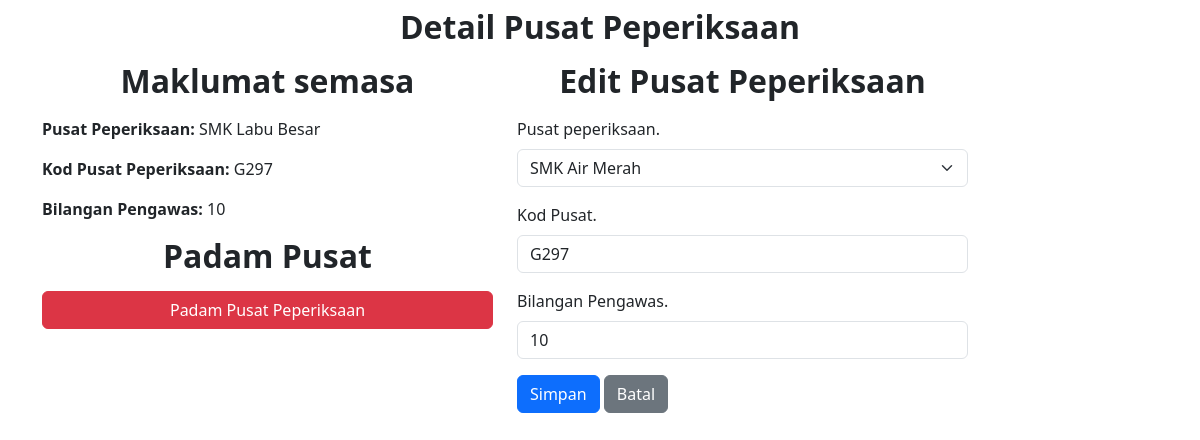
/edit_pusat/19, run on the app's committed database.
### tables this page shows
CREATE TABLE pusat_peperiksaan (
            id_pusat INTEGER PRIMARY KEY AUTOINCREMENT,
            nama_pusat TEXT,
            kod_pusat TEXT,
            bilangan_pengawas INTEGER
        );

### pengawas_exam.py (the view, shortened to what this page needs)
@pengawas.route('/edit_pusat/<int:id_pusat>', methods=['GET', 'POST'])
def edit_pusat(id_pusat):
    conn = sqlite3.connect(DB_FILE)
    cursor = conn.cursor()
    cursor.execute("SELECT * FROM pusat_peperiksaan WHERE id_pusat = ?", (id_pusat,))
    pusat_exam = cursor.fetchone()
    conn.close()
    pusat_exam_dict = {
        'id_pusat': pusat_exam[0],
        'nama_pusat': pusat_exam[1],
        'kod_pusat': pusat_exam[2],
        'bilangan_pengawas': pusat_exam[3]
    }
    sekolah = view_details_guru()
    nama_pusat_exam = sekolah[['nama_sekolah']].drop_duplicates()
    pusat_exam_list = nama_pusat_exam.to_dict(orient='records')
    return render_template('edit_pusat.html', pusat_exam=pusat_exam_dict, list_pusat_exam=pusat_exam_list)

### pengawas_exam.py (called while the page is built)
def view_details_guru():
    conn = sqlite3.connect(DB_FILE)
    query_guru = '''
        SELECT
            id_guru,
            nom_kp,
            firstname,
            lastname,
            email,
            alamat_rumah,
            nama_sekolah,
            email_sekolah,
            nama_pengetua,
            email_pengetua
        FROM guru
    '''
    try:
        df_guru = pd.read_sql(query_guru, conn)
    except Exception as e:
        flash(message=f"Database error: {e}", category="danger")
        df_guru = pd.DataFrame()
    finally:
        conn.close()
    return df_guru

### templates/edit_pusat.html (shortened to what this page needs)
<!DOCTYPE html>
<html lang="en">
<head>
    <link rel="stylesheet" href="https://cdn.jsdelivr.net/npm/bootstrap@5.3.0/dist/css/bootstrap.min.css">
</head>
<body class="container mt-2">
<div class="row">
    <h2 class="text-center mb-3"><strong>Detail Pusat Peperiksaan</strong></h2>
    <div class="col-md-5">
        <h2 class="text-center mb-3"><strong>Maklumat semasa</strong></h2>
        <p><strong>Pusat Peperiksaan:</strong> {{ pusat_exam.nama_pusat }}</p>
        <p><strong>Kod Pusat Peperiksaan:</strong> {{ pusat_exam.kod_pusat }}</p>
        <p><strong>Bilangan Pengawas:</strong> {{ pusat_exam.bilangan_pengawas }}</p>
        <h2 class="text-center mb-3"><strong>Padam Pusat</strong></h2>
        <form action="{{ url_for('delete_pusat', id_pusat=pusat_exam.id_pusat) }}" method="POST" onsubmit="return confirmDelete()">
            <button type="submit" class="btn btn-danger w-100">Padam Pusat Peperiksaan</button>
        </form>
    </div>
    <div class="col-md-5">
    <h2 class="text-center mb-3"><strong>Edit Pusat Peperiksaan</strong></h2>
    <form method="POST">
        <div class="mb-3">
            <label class="form-label">Pusat peperiksaan.</label>
            <select class="form-select" id="nama_pusat" name="nama_pusat" required>
                {% for row in list_pusat_exam %}
                    <option value="{{ pusat_exam.nama_pusat }}">
                        {{ row.nama_sekolah }}
                    </option>
                {% endfor %}
            </select>
        </div>
        <div class="mb-3">
            <label class="form-label">Kod Pusat.</label>
            <input type="text" class="form-control" name="kod_pusat" value="{{ pusat_exam.kod_pusat }}" required>
        </div>
        <div class="mb-3">
            <label class="form-label">Bilangan Pengawas.</label>
            <input type="number" class="form-control" name="bilangan_pengawas" value="{{ pusat_exam.bilangan_pengawas }}" required>
        </div>
        <button type="submit" class="btn btn-primary">Simpan</button>
        <a href="{{ url_for('add_pusat') }}" class="btn btn-secondary">Batal</a>
    </form>
    </div>
</div>
</body>
</html>

### data on the page
pusat_peperiksaan: nama_pusat "SMK Labu Besar", kod_pusat "G297", bilangan_pengawas "10"

### other printed values
form field nama_pusat "SMK Air Merah"
